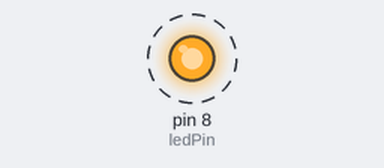
Bench run of a sketch on a simulated Arduino Uno, built with avr-gcc and run on an emulated ATmega328P. Parts: output pins drawn as LEDs (lit = HIGH). Dashed ring = blinking.

Above: at 0.1 s.
Timing chart, 0 to 3.0 s (numbered marks = the images above):
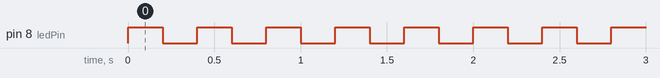

The sketch:

atmega328pUcode1.ino
```cpp
// Define the pin the LED is connected to
const int ledPin = 8; // Digital pin 8

// the setup function runs once when you press reset or power the board
void setup() {
  // initialize digital pin LED_BUILTIN as an output.
  pinMode(ledPin, OUTPUT);
}

// the loop function runs over and over again forever
void loop() {
  digitalWrite(ledPin, HIGH);   // turn the LED on (HIGH is the voltage level)
  delay(200);                       // wait for a second
  digitalWrite(ledPin, LOW);    // turn the LED off by making the voltage LOW
  delay(200);                       // wait for a second
}
```

Measured:
- by itself, pin 8 (ledPin): alternates HIGH for 0.20 s and LOW for 0.20 s
